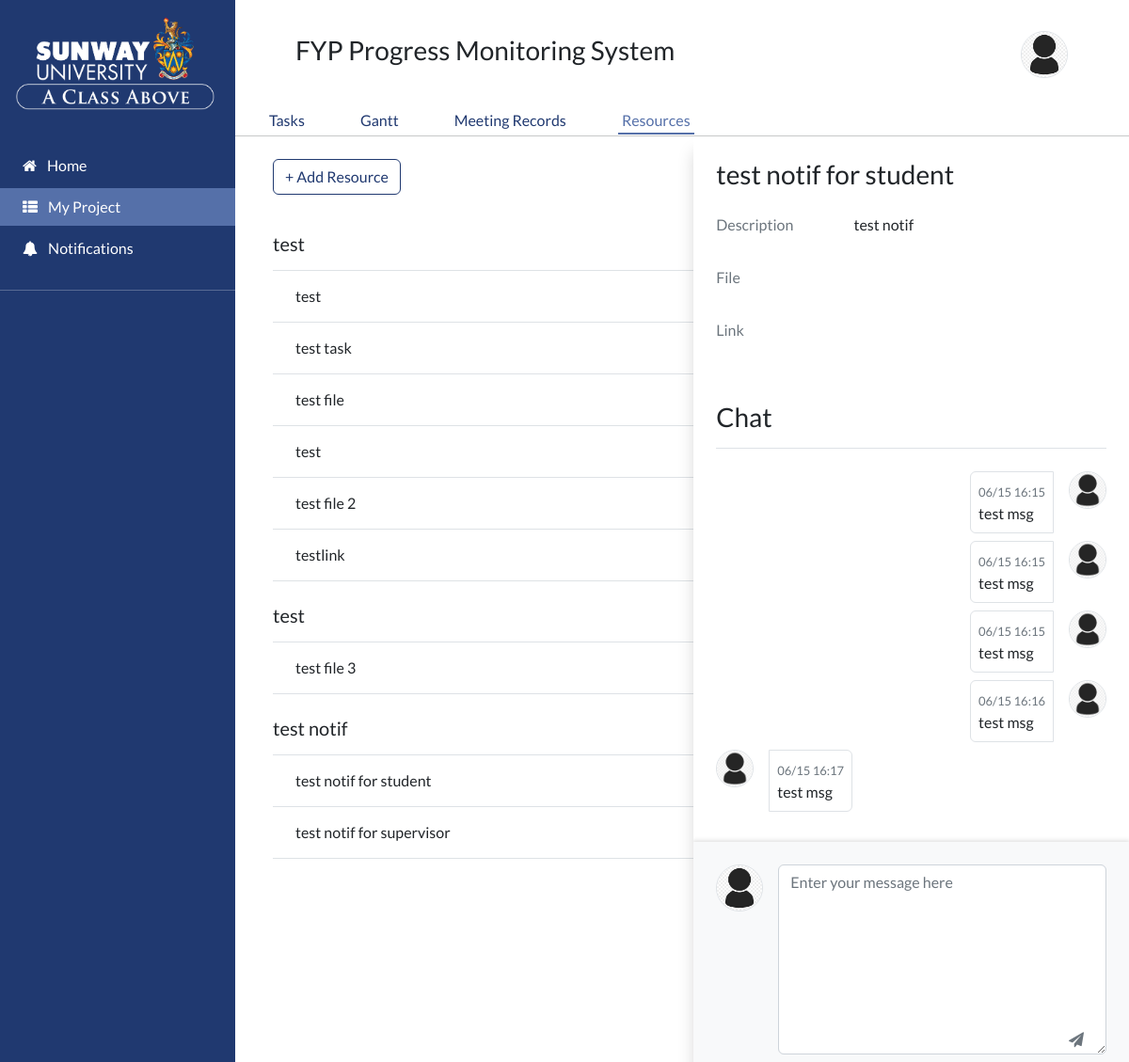
The app's page /project/1/resources?resource=8 (signed in) with its own data.
### PMS/models.py (models this page shows, shortened)
class Project(models.Model):
    project_title = models.CharField(max_length=128)
    def __str__(self):
        return self.project_title

class User(AbstractUser):
    class Role(models.TextChoices):
        ADMIN = "ADMIN", "Admin"
        STUDENT = "STUDENT", "Student"
        SUPERVISOR = "SUPERVISOR", "Supervisor"
    base_role = Role.ADMIN
    role = models.CharField(max_length=50, choices=Role.choices)
    picture = models.ImageField(upload_to="PMS/file/users", default="PMS/file/users/default_dp.png")

class Resource(models.Model):
    project = models.ForeignKey(Project, on_delete=models.CASCADE)
    task = models.ForeignKey(Task, on_delete=models.CASCADE, null=True)
    title = models.CharField(max_length=128)
    category = models.CharField(max_length=64)
    description = models.TextField()
    file_name = models.FileField(upload_to='PMS/file/resources/', null=True, blank=True)
    file_URL = models.URLField(max_length=256, null=True, blank=True)
    def get_file_name(self):
        return os.path.basename(self.file_name.name)

class ResourceMessage(models.Model):
    resource = models.ForeignKey(Resource, on_delete=models.CASCADE)
    user = models.ForeignKey(settings.AUTH_USER_MODEL, on_delete=models.CASCADE)
    text = models.TextField()
    timestamp = models.DateTimeField()

### PMS/views.py (the view)
# urls.py: path('project/<int:project_id>/resources', views.resources, name="resources"),
def resources(request, project_id):
    if not request.user.is_authenticated:
        return HttpResponse("401 Forbidden", status=401)
    user_profile = get_user_profile(request.user)
    project_title = get_project_title(project_id)
    resource_list = Resource.objects.filter(project__id=project_id)
    message_list = ResourceMessage.objects.filter(resource__project__id=project_id)
    categories_with_duplicates = [resource.category for resource in resource_list]
    categories = remove_duplicates_from_list(categories_with_duplicates)
    task_list = Task.objects.filter(project__id=project_id)
    return render(request, "PMS/resources.html", {
        "user_profile": user_profile,
        "project_id": project_id,
        "project_title": project_title,
        "resource_list": resource_list,
        "message_list": message_list,
        "categories": categories,
        "task_list": task_list,
        "new_resource_form": NewResourceForm(),
    })

### PMS/forms.py
class NewResourceForm(ModelForm):
    class Meta:
        model = Resource
        fields = ['title', 'category', 'description', 'file_name', 'file_URL']
        widgets = {
            'title': TextInput(attrs={
                'class': "form-control mb-3"
            }),
            'category': TextInput(attrs={
                'class': "form-control mb-3"
            }),
            'description': TextInput(attrs={
                'class': "form-control mb-3"
            }),
            'file_name': FileInput(attrs={
                'class': "form-control mb-3"
            }),
            'file_URL': URLInput(attrs={
                'class': "form-control mb-3"
            }),
        }

### PMS/views.py (called while the page is built)
def get_user_profile(user):
    if user.role == "STUDENT":
        return StudentProfile.objects.get(user=user)
    elif user.role == "SUPERVISOR":
        return SupervisorProfile.objects.get(user=user)

def get_project_title(project_id):
    return Project.objects.get(id=project_id)

def remove_duplicates_from_list(list):
    list_without_duplicates = []
    for element in list:
        if element not in list_without_duplicates:
            list_without_duplicates.append(element)
    return list_without_duplicates

### PMS/templates/PMS/resources.html (shortened to what this page needs)
{% extends "PMS/logged_in_layout.html" %}
{% load static %}
{% block header_title %}
    {{ project_title }}
{% endblock %}
{% block project_nav %}
    <div class="project-nav ms-4 ps-2">
        <a href="{% url 'tasks' project_id %}" class="text-decoration-none p-1 me-5">Tasks</a>
        <a href="{% url 'gantt' project_id %}" class="text-decoration-none p-1 me-5">Gantt</a>
        <a href="{% url 'meeting_records' project_id %}" class="text-decoration-none p-1 me-5">Meeting Records</a>
        <a href="{% url 'resources' project_id %}" class="text-decoration-none p-1 me-5 border-bottom border-secondary border-2 text-secondary">Resources</a>
    </div>
{% endblock %}
{% block hr_spacing_adjustments %}
    mt-1 mb-0
{% endblock %}
{% block main_content %}
    <div class="d-flex">
        <div class="resources-container overflow-auto w-50 ms-4 ps-3 pt-4">
            <button class="btn btn-outline-primary mb-3" data-bs-toggle="modal" data-bs-target="#addResourceModal">+ Add Resource</button>
            {% for category in categories %}
                <h5 class="border-bottom pb-3 mt-4 mb-0">{{ category }}</h5>
                <table class="resource-table table table-hover text-start" id="{{category}}-table">
                    <tbody>
                        {% for resource in resource_list %}
                            {% if resource.category == category %}
                                <tr id="resource-{{ resource.id }}-row" data-resource-id="{{ resource.id }}">
                                    <td><span class="ms-3">{{ resource.title }}</span></td>
                                </tr>
                            {% endif %}
                        {% endfor %}
                    </tbody>
                </table>
            {% endfor %}
        </div>
        {% for resource in resource_list %}
            <div class="w-50 shadow-left resource-details-container overflow-auto d-none" id="resource-{{ resource.id }}-details">
                <div class="p-4">
                    <h3 class="mb-4">{{ resource.title }}</h3>
                    <div class="row my-3">
                        <p class="text-muted col-4">Description</p>
                        <p class="col-8">{{ resource.description }}</p>
                    </div>
                    <div class="row my-3">
                        <p class="text-muted col-4">File</p>
                        <p class="col-8 text-primary fw-bold">
                        </p>
                    </div>
                    <div class="row my-3">
                        <p class="text-muted col-4">Link</p>
                        <p class="col-8 text-primary fw-bold">
                        </p>
                    </div>
                    <div class="mt-5" id="message-container-{{resource.id}}">
                        <h3 class="border-bottom pb-3 mb-4">Chat</h3>
                        {% for message in message_list %}
                            {% if message.resource == resource %}
                                {% if message.user == user %}
                                    <div class="chat-item-self d-flex justify-content-end">
                                        <p class="border rounded-start p-2 mb-2">
                                            <span class="text-muted message-timestamp">{{message.timestamp |date:"m/d H:i"}}</span>
                                            <br>
                                            {{ message.text }}
                                        </p>
                                        <img src="{{ message.user.picture.url }}" alt="" width="40px" height="40px" class="border rounded-circle ms-3">
                                    </div>
                                {% else %}
                                    <div class="chat-item-other d-flex">
                                        <img src="{{ message.user.picture.url }}" alt="" width="40px" height="40px" class="border rounded-circle me-3">
                                        <p class="border rounded-end p-2 mb-2">
                                            <span class="text-muted message-timestamp">{{message.timestamp |date:"m/d H:i"}}</span>
                                            <br>
                                            {{ message.text }}
                                        </p>
                                    </div>
                                {% endif %}
                            {% endif %}
                        {% endfor %}
                    </div>
                </div>
                <div class="bg-light px-4 shadow-top d-flex h-25 py-4">
                    <img src="{{ user.picture.url }}" alt="" width="50px" height="50px" class="border rounded-circle me-3 user-picture">
                    <form action="" method="post" class="position-relative w-100">
                        <textarea class="form-control h-100 pb-4 message-box" name="message" placeholder="Enter your message here" required></textarea>
                        <i class="submit-new-message fa fa-paper-plane position-absolute bottom-0 end-0 mx-4 my-2 text-muted" data-resource-id="{{ resource.id }}"></i>
                    </form>
                </div>
            </div>
        {% endfor %}
    </div>
{% endblock %}

### PMS/templates/PMS/logged_in_layout.html (shortened to what this page needs)
{% extends "PMS/layout.html" %}
{% load static %}
{% block content %}
    <div class="d-flex">
        <div class="sidebar hidden flex-shrink-0 bg-primary text-white position-relative">
            <div class="container pb-4">
                <img src="{% static 'PMS/images/SU_logo.png' %}" alt="" width="100%">
            </div>
            <div class="nav-links">
                <a href="{% url 'home' %}" class="text-decoration-none text-white">
                    <div class="px-4 py-2 mb-1" id="home-link">
                        <i class="fa fa-home pe-2"></i> Home
                    </div>
                </a>
                {% if user.role == "STUDENT" %}
                <a href="{% url 'project' user_profile.project.id %}" class="text-decoration-none text-white">
                    <div class="px-4 py-2 my-1" id="projects-link">
                        <i class="fa fa-th-list pe-2"></i> My Project
                    </div>
                </a>
                {% endif %}
                <a href="{% url 'notifications' %}" class="text-decoration-none text-white">
                    <div class="px-4 py-2 my-1" id="notifications-link">
                        <i class="fa fa-bell pe-2"></i> Notifications
                    </div>
                </a>
            </div>
            <hr class="my-4">
        </div>
        <div class="w-100">
            <div class="mx-5 px-3 my-4 py-2 d-flex justify-content-between align-items-center">
                <h3>{% block header_title %} {% endblock %}</h3>
                <button class="btn p-0 m-0" data-bs-toggle="dropdown">
                    <img src="{{ user.picture.url }}" alt="" width="50px" class="border rounded-circle">
                </button>
            </div>
            {% block project_nav %}
            {% endblock %}
            <hr class="{% block hr_spacing_adjustments %} {% endblock %}">
            {% block main_content %}
            {% endblock %}
        </div>
    </div>
{% endblock %}

### PMS/static/PMS/styles/styles.css (style rules this page uses)
th, td { padding-top: 15px !important; padding-bottom: 15px !important; }
.sidebar { width: 250px; min-height: 100vh; }
.cp1-projects tbody tr, .cp2-projects tbody tr, .meeting-records tbody tr, .task-table tbody tr, .resource-table tbody tr, .subtask-table i, .home-task-container > div { cursor: pointer; }
.tasks-container, .task-details-container, .resources-container, .resource-details-container { height: calc(100vh - 128px); }
.message-timestamp { font-size: 13px !important; }

### records on screen
Project: project_title "FYP Progress Monitoring System"
User: picture (placeholder picture)
Resource: categories "test", title "test"
Resource: title "test task"
Resource: title "test file"
Resource: title "test"
Resource: title "test file 2"
Resource: title "testlink"
Resource: categories "test", title "test file 3"
Resource: categories "test notif", title "test notif for student", description "test notif", picture (placeholder picture)
Resource: title "test notif for supervisor"
ResourceMessage: timestamp "06/15 16:15", text "test msg", user.picture (placeholder picture)
ResourceMessage: timestamp "06/15 16:15", text "test msg", user.picture (placeholder picture)
ResourceMessage: timestamp "06/15 16:15", text "test msg", user.picture (placeholder picture)
ResourceMessage: timestamp "06/15 16:16", text "test msg", user.picture (placeholder picture)
ResourceMessage: user.picture (placeholder picture), timestamp "06/15 16:17", text "test msg"
